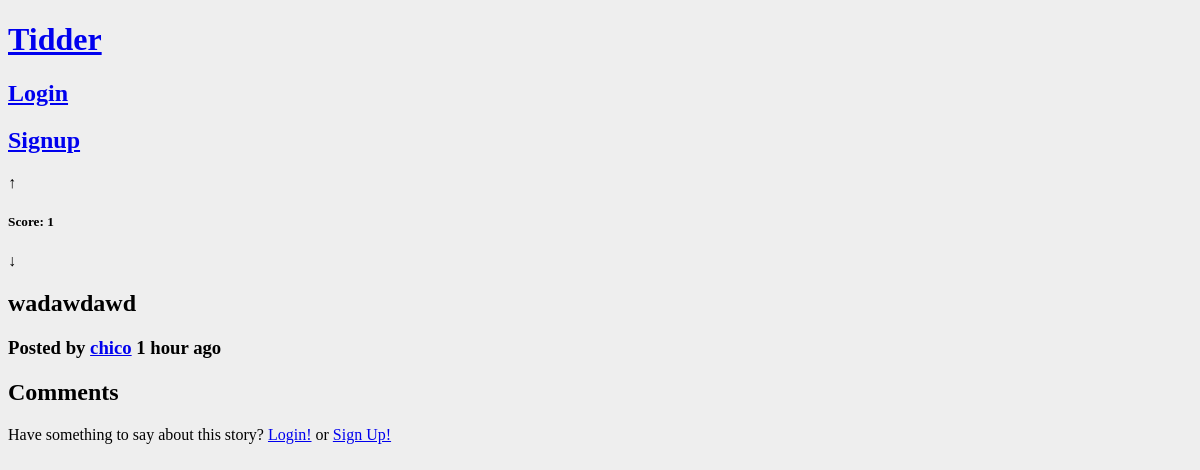
Page /pages/story.php?story_id=92 on the committed database.
### tables this page shows
CREATE TABLE opinion (
    opinion_id INTEGER NOT NULL PRIMARY KEY AUTOINCREMENT,
	parent_id INTEGER REFERENCES opinion(opinion_id),
    opinion_title VARCHAR,
    opinion_text VARCHAR NOT NULL,
	posted DATETIME NOT NULL,
    user_id INTEGER NOT NULL REFERENCES user
);

CREATE TABLE user (
    user_id INTEGER NOT NULL PRIMARY KEY AUTOINCREMENT,
    username VARCHAR NOT NULL UNIQUE,
    email VARCHAR NOT NULL UNIQUE,
    password VARCHAR NOT NULL,
    realname VARCHAR,
    birthday DATE,
    join_date DATE NOT NULL,
	bio VARCHAR
);

### database/db_vote.php (called while the page is built, shortened)
<?php
	function getScore($opinion_id){
		$db = Database::instance()->db();
		$stmt = $db->prepare('SELECT count(*) AS score FROM vote WHERE opinion_id = ? AND value = 1');
		$stmt->execute(array($opinion_id));
		$upvotes = $stmt->fetch()['score'];
		$stmt = $db->prepare('SELECT count(*) AS score FROM vote WHERE opinion_id = ? AND value = -1');
		$stmt->execute(array($opinion_id));
		$downvotes = $stmt->fetch()['score'];
		return $upvotes - $downvotes;
	}
?>

### database/db_story.php (called while the page is built, shortened)
<?php
	function getStory($story_id) {
		$db = Database::instance()->db();
		$stmt = $db->prepare('SELECT * FROM opinion WHERE opinion_id = ? AND parent_id IS NULL');
		$stmt->execute(array($story_id));
		return $stmt->fetch();
	}
?>

### database/db_user.php (called while the page is built, shortened)
<?php
	function getUserName($user_id){
		$db = Database::instance()->db();
		$stmt = $db->prepare('SELECT username FROM user WHERE user_id = ?');
		$stmt->execute(array($user_id));
		return $stmt->fetch()['username'];
	}
?>

### includes/date.php (called while the page is built, shortened)
<?php
	function deltaTime($now, $date){
		$time = strtotime($date);
		$delta = $now - $time;
		if(!floor($delta/86400)){
			$time_word = (floor($delta/3600) == 1 ? ' hour ' : ' hours ');
			return floor($delta/3600).$time_word.'ago';
		}
		$time_word = (floor($delta/31104000) == 1 ? ' year ' : ' years ');
		return floor($delta/31104000).$time_word.'ago';
	}
?>

### pages/story.php (the view, shortened to what this page needs)
<?php
	include_once('../includes/date.php');
	include_once('../database/db_user.php');
	include_once('../database/db_story.php');
	include_once('../database/db_vote.php');
	include_once('../templates/tpl_common.php');
	include_once('../templates/tpl_comments.php');
	$story_id = $_GET['story_id'];
	try {
		$story = getStory($story_id);
    } catch (PDOException $e) {
        die(header('Location: stories.php'));
	}
	$now = time();
	$username = getUserName($story['user_id']);
	$score = getScore($story_id);
?>
	<section id="story" data-id="<?=$story_id?>">
		<div class="upvote" role="button" data-value="<?=$vote?>">&#8593;</div>
		<h5>Score: <?=$score?></h5>
		<div class="downvote" role="button" data-value="<?=$vote?>">&#8595;</div>
		<h2><?=$story['opinion_text']?></h2>
		<h3>Posted by <a href="<?='profile.php?username='.urlencode($username)?>"><?=$username?></a> <?=deltaTime($now, $story['posted'])?></h3>
	</section>

### css/style.css (style rules this page uses)
body { background-color: #eee; }

### rows in the picture
opinion: opinion_text "wadawdawd", user.username "chico", posted "1 hour ago"

### other values in the picture
$score "1"
